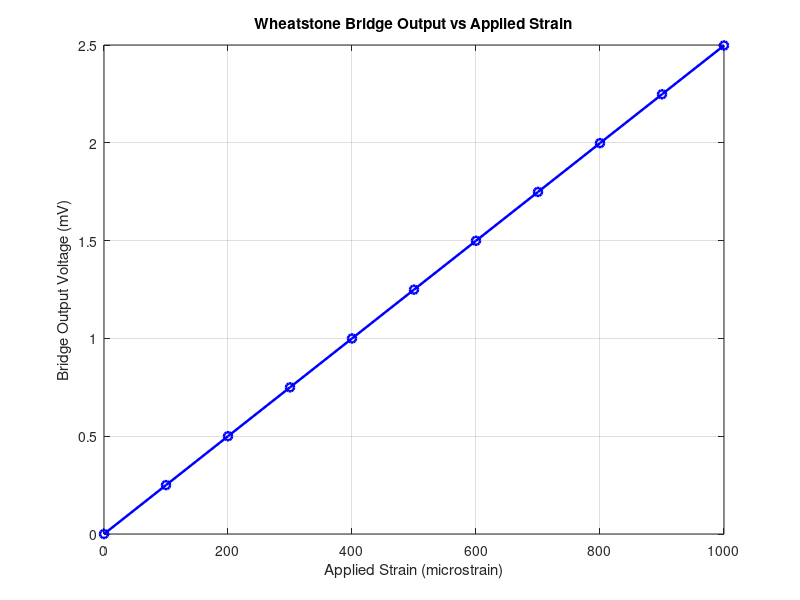
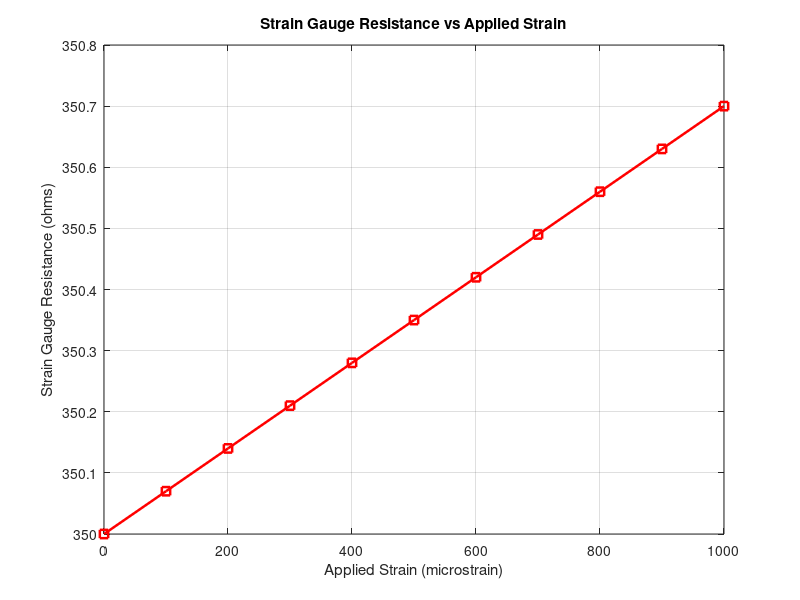
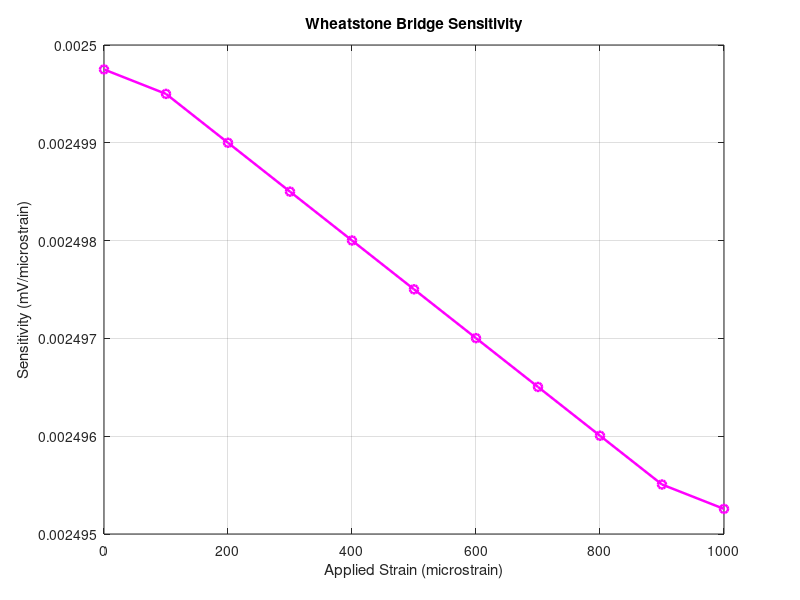

These charts were generated, in order, by the following MATLAB code:

clc;
clear;
close all;

%% WHEATSTONE BRIDGE STRAIN SENSOR SIMULATION

% Bridge parameters
Vex = 5;                  % Excitation voltage (V)
R = 350;                  % Nominal resistance (ohms)
GF = 2.0;                 % Strain gauge factor

% Applied strain in microstrain
strain_micro = 0:100:1000;

% Convert microstrain to actual strain
strain = strain_micro * 1e-6;

% Strain gauge resistance
R1 = R .* (1 + GF .* strain);

% Other three bridge resistances
R2 = R;
R3 = R;
R4 = R;

% Calculate voltage at bridge midpoints
Vleft = Vex .* R2 ./ (R1 + R2);
Vright = Vex .* R4 ./ (R3 + R4);

% Differential bridge output
Vout = Vright - Vleft;

% Convert output to millivolts
Vout_mV = Vout .* 1000;

%% Display results
fprintf('WHEATSTONE BRIDGE STRAIN SENSOR SIMULATION\n\n');

fprintf('Excitation voltage: %.2f V\n',Vex);
fprintf('Nominal resistance: %.2f ohms\n',R);
fprintf('Gauge factor: %.2f\n\n',GF);

fprintf('Strain( microstrain )   Resistance(ohm)   Output(mV)\n');

for i = 1:length(strain_micro)
    fprintf('%8.0f                 %8.3f         %8.4f\n', ...
        strain_micro(i),R1(i),Vout_mV(i));
end

%% Graph 1: Output voltage vs strain
figure;

plot(strain_micro,Vout_mV,'b-o','LineWidth',1.8);

xlabel('Applied Strain (microstrain)');
ylabel('Bridge Output Voltage (mV)');
title('Wheatstone Bridge Output vs Applied Strain');

grid on;

%% Graph 2: Resistance variation
figure;

plot(strain_micro,R1,'r-s','LineWidth',1.8);

xlabel('Applied Strain (microstrain)');
ylabel('Strain Gauge Resistance (ohms)');
title('Strain Gauge Resistance vs Applied Strain');

grid on;

%% Graph 3: Bridge output sensitivity
sensitivity = gradient(Vout_mV,strain_micro);

figure;

plot(strain_micro,sensitivity,'m-o','LineWidth',1.8);

xlabel('Applied Strain (microstrain)');
ylabel('Sensitivity (mV/microstrain)');
title('Wheatstone Bridge Sensitivity');

grid on;

%% Summary
fprintf('\nSimulation completed successfully.\n');
fprintf('Initial bridge output: %.4f mV\n',Vout_mV(1));
fprintf('Final bridge output: %.4f mV\n',Vout_mV(end));
fprintf('Maximum applied strain: %.0f microstrain\n', ...
    max(strain_micro));
